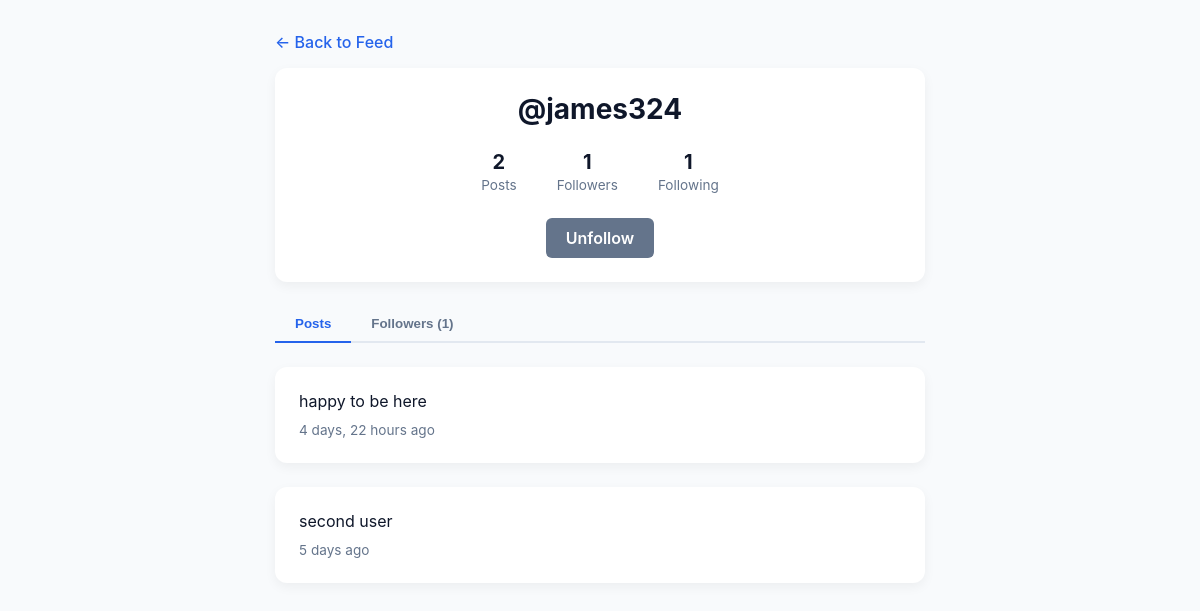
The page /social/profile/james324/ (signed in) on the database its author committed.
### social/models.py (models this page shows, shortened)
class Profile(models.Model):
    user = models.OneToOneField(User, on_delete=models.CASCADE)
    bio = models.TextField(max_length=500, blank=True)
    following = models.ManyToManyField(User, related_name='followers', blank=True)

class Post(models.Model):
    author = models.ForeignKey(User, on_delete=models.CASCADE, related_name='posts')
    content = models.TextField()
    created_at = models.DateTimeField(auto_now_add=True)
    likes = models.ManyToManyField(User, related_name='liked_posts', blank=True)

### social/views.py (the view)
# urls.py: path('profile/<str:username>/', views.profile_view, name='social_profile'),
@login_required(login_url='social_login')
def profile_view(request, username):
    profile_user = get_object_or_404(User, username=username)
    profile, _ = Profile.objects.get_or_create(user=profile_user)
    user_posts = Post.objects.filter(author=profile_user).order_by('-created_at')
    follower_profiles = Profile.objects.filter(following=profile_user)
    user_profile, _ = Profile.objects.get_or_create(user=request.user)
    is_following = user_profile.following.filter(id=profile_user.id).exists()
    return render(request, 'social/profile.html', {
        'profile_user': profile_user,
        'profile': profile,
        'user_posts': user_posts,
        'followers': follower_profiles,
        'is_following': is_following
    })

### social/templates/social/profile.html (shortened to what this page needs)
{% load static %}
<!DOCTYPE html>
<html lang="en">
<head>
    <link rel="stylesheet" href="{% static 'social/style.css' %}">
</head>
<body>
    <div class="container">
        <div style="margin-bottom: 1rem;">
            <a href="{% url 'social_feed' %}">← Back to Feed</a>
        </div>
        <div class="card" style="text-align: center;">
            <h2 style="font-size: 1.75rem; color: #0f172a; margin-bottom: 1rem;">@{{ profile_user.username }}</h2>
            <div class="stats-bar">
                <div class="stat-item">
                    <span class="stat-value">{{ user_posts.count }}</span>
                    <span class="stat-label">Posts</span>
                </div>
                <div class="stat-item">
                    <span class="stat-value">{{ followers.count }}</span>
                    <span class="stat-label">Followers</span>
                </div>
                <div class="stat-item">
                    <span class="stat-value">{{ profile.following.count }}</span>
                    <span class="stat-label">Following</span>
                </div>
            </div>
            {% if request.user != profile_user %}
                <a href="{% url 'social_follow_user' profile_user.username %}" class="btn {% if is_following %}btn-secondary{% else %}btn-primary{% endif %}">
                    {% if is_following %}Unfollow{% else %}Follow{% endif %}
                </a>
            {% endif %}
        </div>
        <div class="tabs">
            <button class="tab-btn active" data-tab="tab-posts">Posts</button>
            <button class="tab-btn" data-tab="tab-followers">Followers ({{ followers.count }})</button>
        </div>
        <div id="tab-posts" class="tab-content active">
            {% for post in user_posts %}
                <div class="card">
                    <p style="font-size: 1rem; margin: 0 0 0.5rem 0;">{{ post.content }}</p>
                    <span style="color: #64748b; font-size: 0.85rem;">{{ post.created_at|timesince }} ago</span>
                </div>
            {% empty %}
                <p style="color: #64748b;">No posts published yet.</p>
            {% endfor %}
        </div>
    </div>
</body>
</html>

### social/static/social/style.css (style rules this page uses)
body { background-color: #f8fafc; font-family: -apple-system, BlinkMacSystemFont, "Segoe UI", Roboto, Helvetica, Arial, sans-serif; margin: 0; padding: 0; color: #0f172a; }
.container { max-width: 650px; margin: 2rem auto; padding: 0 1rem; }
.card { background: #ffffff; padding: 1.5rem; border-radius: 12px; box-shadow: 0 4px 12px rgba(0, 0, 0, 0.05); margin-bottom: 1.5rem; }
h2, h3, h5 { margin: 0; color: #0f172a; }
a { color: #2563eb; text-decoration: none; font-weight: 500; }
.stats-bar { display: flex; justify-content: center; gap: 2.5rem; margin: 1.5rem 0; }
.stat-item { text-align: center; }
.stat-value { font-size: 1.25rem; font-weight: 700; color: #0f172a; display: block; }
.stat-label { color: #64748b; font-size: 0.85rem; }
.btn { display: inline-block; padding: 10px 20px; border-radius: 6px; font-weight: 600; border: none; cursor: pointer; text-decoration: none; transition: background-color 0.2s ease; }
.btn-secondary { background: #64748b; color: #ffffff; }
.tabs { display: flex; border-bottom: 2px solid #e2e8f0; margin-bottom: 1.5rem; }
.tab-btn { padding: 10px 20px; border: none; background: none; font-weight: 600; color: #64748b; cursor: pointer; border-bottom: 2px solid transparent; margin-bottom: -2px; }
.tab-btn.active { color: #2563eb; border-bottom-color: #2563eb; }
.tab-content { display: none; }
.tab-content.active { display: block; }

### rows shown on the page
Profile: following.count "1"
Post: content "happy to be here", created_at "4 days, 22 hours"
Post: content "second user", created_at "5 days"

### other values the page prints
{{ profile_user.username }} "james324"
{{ user_posts.count }} "2"
{{ followers.count }} "1"
